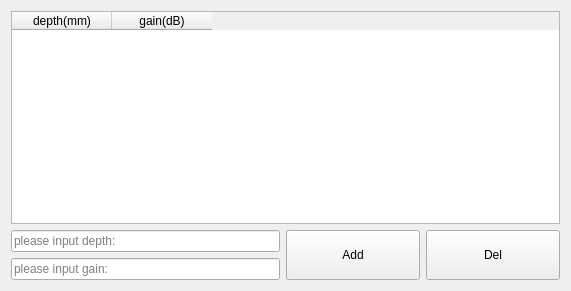
<?xml version="1.0" encoding="UTF-8"?>
<ui version="4.0">
 <class>TCGWidget</class>
 <widget class="QWidget" name="TCGWidget">
  <property name="geometry">
   <rect>
    <x>0</x>
    <y>0</y>
    <width>571</width>
    <height>291</height>
   </rect>
  </property>
  <property name="windowTitle">
   <string>Form</string>
  </property>
  <property name="styleSheet">
   <string notr="true"/>
  </property>
  <layout class="QGridLayout" name="gridLayout" columnstretch="2,1,1">
   <item row="0" column="0" colspan="3">
    <widget class="QTableWidget" name="table">
     <property name="sizePolicy">
      <sizepolicy hsizetype="Expanding" vsizetype="Preferred">
       <horstretch>0</horstretch>
       <verstretch>0</verstretch>
      </sizepolicy>
     </property>
     <column>
      <property name="text">
       <string>depth(mm)</string>
      </property>
     </column>
     <column>
      <property name="text">
       <string>gain(dB)</string>
      </property>
     </column>
    </widget>
   </item>
   <item row="1" column="0">
    <widget class="QLineEdit" name="lineEdit_tcg_depth">
     <property name="placeholderText">
      <string>please input depth:</string>
     </property>
    </widget>
   </item>
   <item row="1" column="1" rowspan="2">
    <widget class="QPushButton" name="btn_add">
     <property name="sizePolicy">
      <sizepolicy hsizetype="Minimum" vsizetype="Preferred">
       <horstretch>0</horstretch>
       <verstretch>0</verstretch>
      </sizepolicy>
     </property>
     <property name="text">
      <string>Add</string>
     </property>
    </widget>
   </item>
   <item row="1" column="2" rowspan="2">
    <widget class="QPushButton" name="btn_del">
     <property name="sizePolicy">
      <sizepolicy hsizetype="Minimum" vsizetype="Preferred">
       <horstretch>0</horstretch>
       <verstretch>0</verstretch>
      </sizepolicy>
     </property>
     <property name="text">
      <string>Del</string>
     </property>
     <property name="shortcut">
      <string>Del</string>
     </property>
    </widget>
   </item>
   <item row="2" column="0">
    <widget class="QLineEdit" name="lineEdit_tcg_gain">
     <property name="placeholderText">
      <string>please input gain:</string>
     </property>
    </widget>
   </item>
  </layout>
 </widget>
 <resources/>
 <connections/>
</ui>
